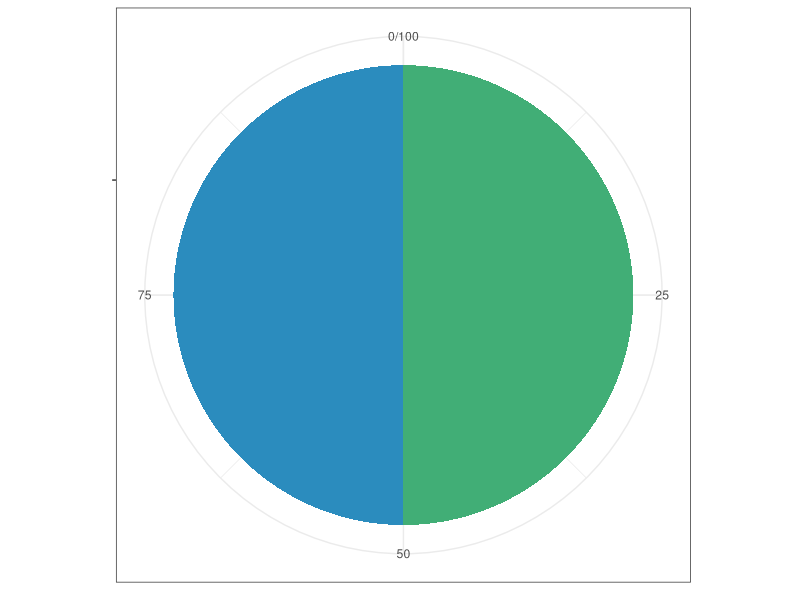
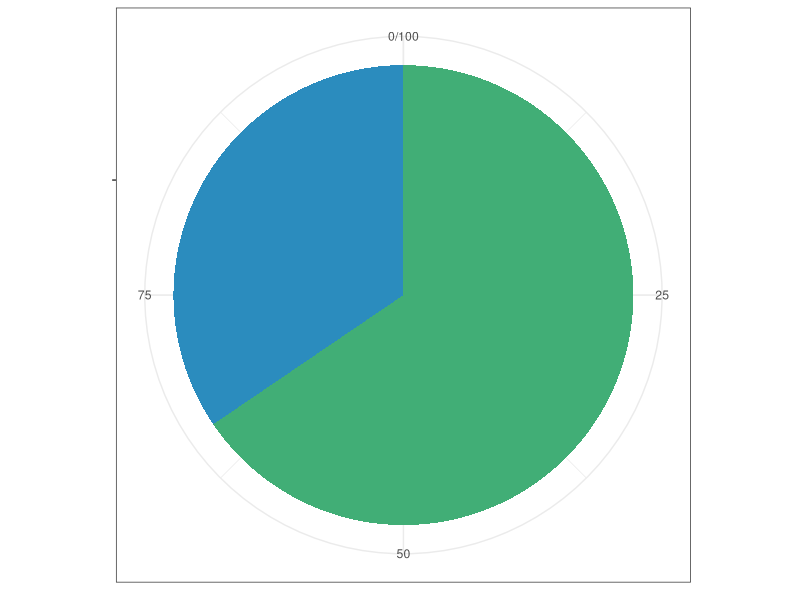
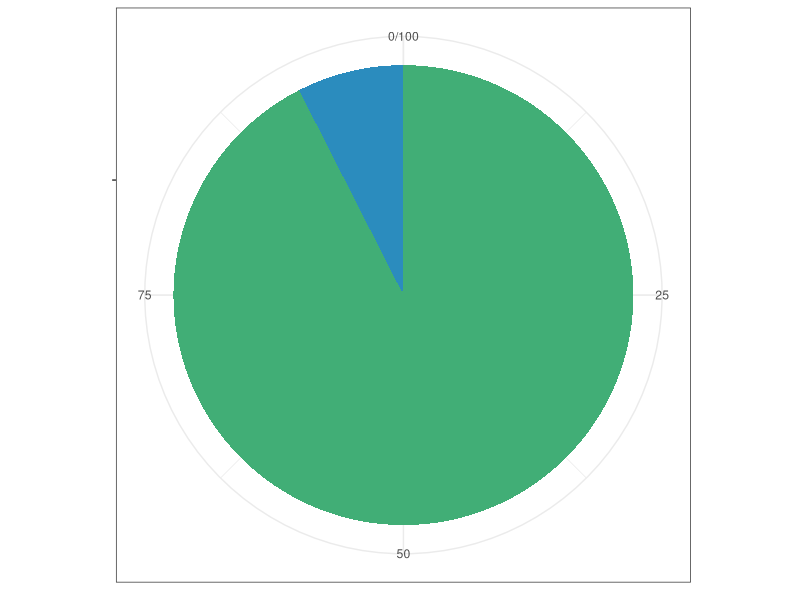
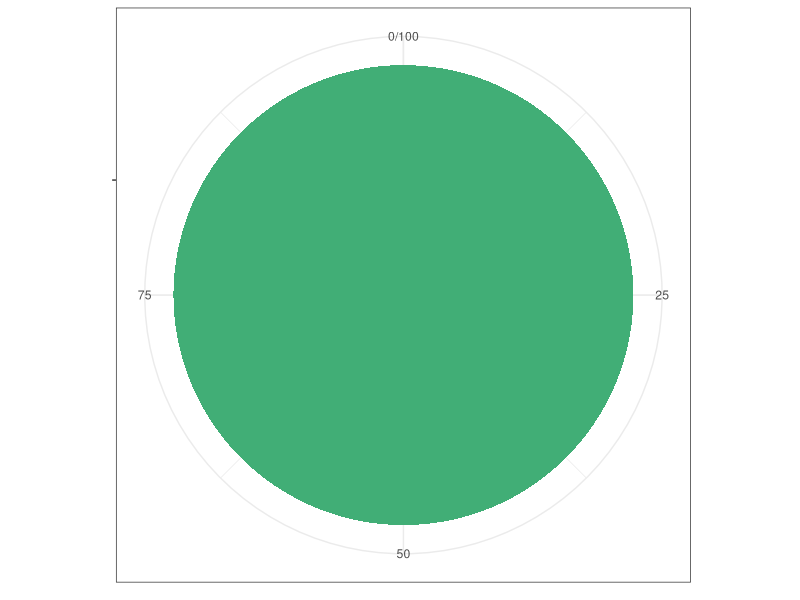
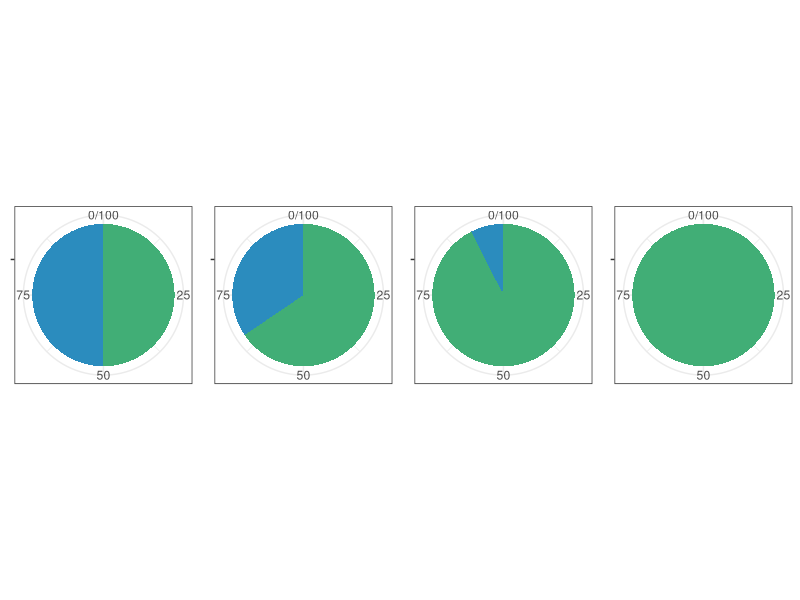

The R script that drew these images, in order:
require(ggplot2)
require(shape)
require(gridExtra)

COLB <- c("#c6dbef", "#4eb3d3", "#2b8cbe", "#0868ac","#084081")

pie_1 <- data.frame(
  group = c("A", "B"),
  value = c(50, 50)
)

pie_2 <- data.frame(
  group = c("A", "B"),
  value = c(34.5, 65.5)
)

pie_3 <- data.frame(
  group = c("A", "B"),
  value = c(7.5,92.5)
)

pie_4 <- data.frame(
  group = c("A", "B"),
  value = c(0, 100)
)


pie_plot1<- ggplot(pie_1, aes(x = "",
                       y = value,
                       fill = group)) +
  geom_bar(width = 1,
           stat = "identity") +
  coord_polar("y", start = 0) +
  theme_bw() +
  theme(legend.title = element_blank(),
        axis.title.x = element_blank(),
        axis.title.y = element_blank(),
        legend.position = "none") +
  scale_fill_manual(values=c("#2b8cbe",
                             "#41ae76"))
pie_plot1


pie_plot2<- ggplot(pie_2, aes(x = "",
                              y = value,
                              fill = group)) +
  geom_bar(width = 1,
           stat = "identity") +
  coord_polar("y", start = 0) +
  theme_bw() +
  theme(legend.title = element_blank(),
        axis.title.x = element_blank(),
        axis.title.y = element_blank(),
        legend.position = "none") +
  scale_fill_manual(values=c("#2b8cbe",
                             "#41ae76"))
pie_plot2


pie_plot3<- ggplot(pie_3, aes(x = "",
                              y = value,
                              fill = group)) +
  geom_bar(width = 1,
           stat = "identity") +
  coord_polar("y", start = 0) +
  theme_bw() +
  theme(legend.title = element_blank(),
        axis.title.x = element_blank(),
        axis.title.y = element_blank(),
        legend.position = "none") +
  scale_fill_manual(values=c("#2b8cbe",
                             "#41ae76"))
pie_plot3

pie_plot4<- ggplot(pie_4, aes(x = "",
                              y = value,
                              fill = group)) +
  geom_bar(width = 1,
           stat = "identity") +
  coord_polar("y", start = 0) +
  theme_bw() +
  theme(legend.title = element_blank(),
        legend.position = "none",
        axis.title.x = element_blank(),
        axis.title.y = element_blank()) +
  scale_fill_manual(values=c("#2b8cbe",
                             "#41ae76"))
pie_plot4

plot_final <- grid.arrange(pie_plot1, pie_plot2, pie_plot3, pie_plot4, ncol=4)

ggsave(plot_final, filename = "piecharts.pdf", 
       path = "capitalism",
       width = 8, height = 6, units = "in")
